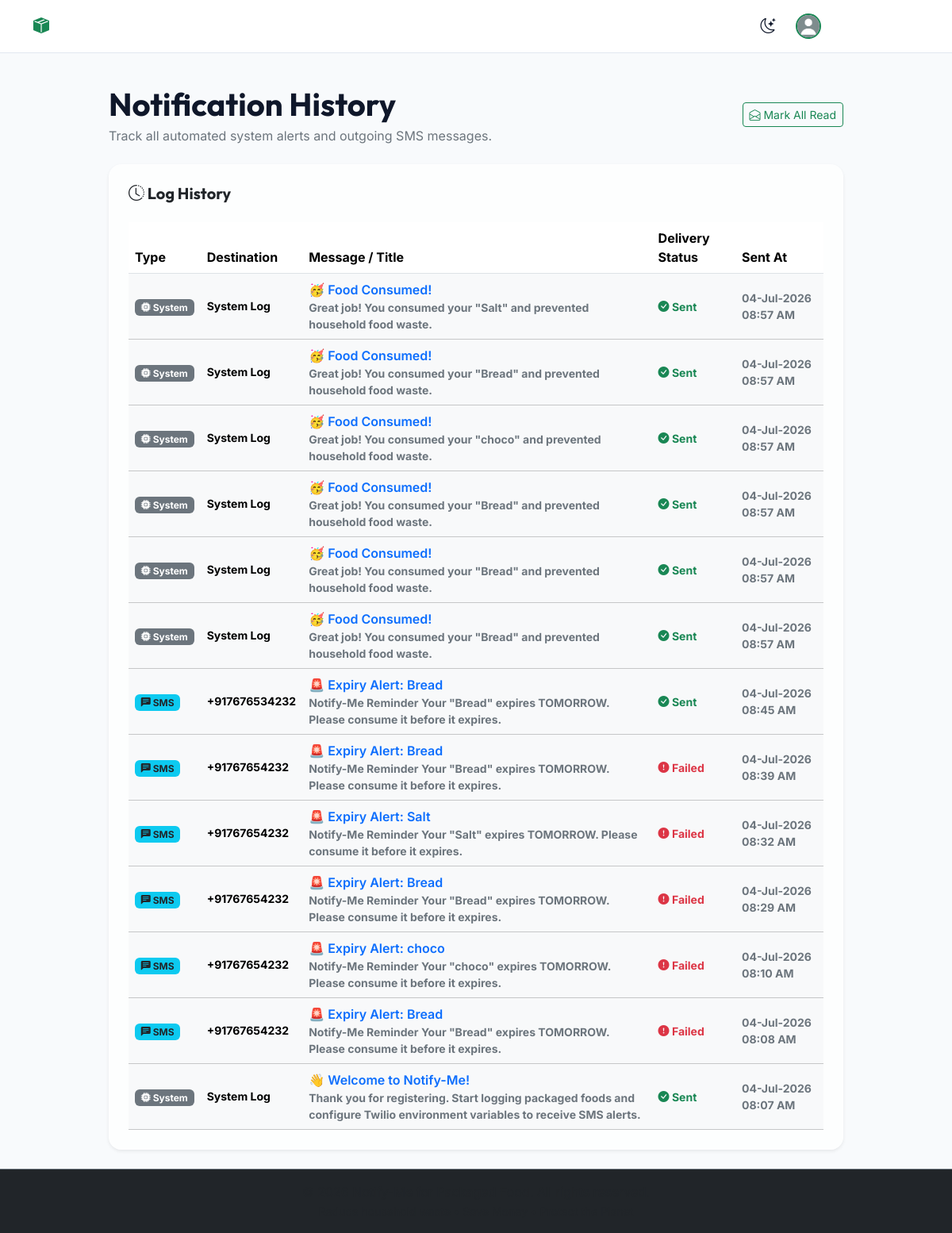
The app's page /notifications (signed in) with its own data.
### models.py (models this page shows, shortened)
class User(db.Model, UserMixin):
    __tablename__ = 'users'
    id = db.Column(db.Integer, primary_key=True)
    name = db.Column(db.String(100), nullable=False)
    email = db.Column(db.String(120), unique=True, nullable=False)
    phone = db.Column(db.String(20), nullable=False)  # Phone is now required for SMS alerts
    password = db.Column(db.String(200), nullable=False)
    profile_image = db.Column(db.String(200), nullable=True, default='default.jpg')
    created_at = db.Column(db.DateTime, default=datetime.utcnow)
    foods = db.relationship('Food', backref='owner', lazy=True, cascade='all, delete-orphan')
    notifications = db.relationship('Notification', backref='user', lazy=True, cascade='all, delete-orphan')
    subscriptions = db.relationship('PushSubscription', backref='user', lazy=True, cascade='all, delete-orphan')

class Notification(db.Model):
    __tablename__ = 'notifications'
    id = db.Column(db.Integer, primary_key=True)
    user_id = db.Column(db.Integer, db.ForeignKey('users.id'), nullable=False)
    food_id = db.Column(db.Integer, db.ForeignKey('foods.id', ondelete='CASCADE'), nullable=True)
    title = db.Column(db.String(100), nullable=False)
    message = db.Column(db.Text, nullable=False)
    notification_type = db.Column(db.String(20), nullable=False, default='system')  # 'system', 'sms'
    phone_number = db.Column(db.String(30), nullable=True)
    status = db.Column(db.String(20), nullable=False, default='sent')  # 'sent', 'failed'
    sent_at = db.Column(db.DateTime, default=datetime.utcnow)
    is_read = db.Column(db.Boolean, default=False)

### routes.py (the view)
@main_bp.route('/notifications')
@login_required
def notifications():
    user_notifs = Notification.query.filter_by(user_id=current_user.id).order_by(Notification.sent_at.desc()).all()
    return render_template('notifications.html', notifications=user_notifs)

### templates/notifications.html (shortened to what this page needs)
{% extends 'base.html' %}
{% block content %}
<div class="container fade-in">
  <div class="row justify-content-center">
    <div class="col-lg-10">
      <div class="d-flex flex-wrap justify-content-between align-items-center mb-4 gap-2">
        <div>
          <h1 class="font-heading fw-bold mb-1">Notification History</h1>
          <p class="text-secondary mb-0">Track all automated system alerts and outgoing SMS messages.</p>
        </div>
        {% if notifications %}
          <form action="/notifications/read-all" method="POST">
            <button type="submit" class="btn btn-sm btn-outline-success"><i class="bi bi-envelope-open"></i> Mark All Read</button>
          </form>
        {% endif %}
      </div>
      <div class="card glass-card p-4 shadow-sm">
        <h3 class="h5 font-heading fw-bold mb-4"><i class="bi bi-clock-history"></i> Log History</h3>
        {% if notifications %}
          <div class="table-responsive">
            <table class="table table-hover align-middle mb-0">
              <thead>
                <tr>
                  <th>Type</th>
                  <th>Destination</th>
                  <th>Message / Title</th>
                  <th>Delivery Status</th>
                  <th>Sent At</th>
                </tr>
              </thead>
              <tbody>
                {% for notif in notifications %}
                  <tr class="{% if not notif.is_read %}table-light fw-bold{% endif %}">
                    <td>
                      {% if notif.notification_type == 'sms' %}
                        <span class="badge bg-info text-dark"><i class="bi bi-chat-left-text-fill"></i> SMS</span>
                      {% else %}
                        <span class="badge bg-secondary"><i class="bi bi-cpu-fill"></i> System</span>
                      {% endif %}
                    </td>
                    <td class="small">{{ notif.phone_number or 'System Log' }}</td>
                    <td>
                      <div class="fw-semibold text-primary">{{ notif.title }}</div>
                      <div class="text-secondary small">{{ notif.message }}</div>
                    </td>
                    <td>
                      {% if notif.status == 'sent' %}
                        <span class="text-success small"><i class="bi bi-check-circle-fill"></i> Sent</span>
                      {% else %}
                        <span class="text-danger small" title="Check Twilio settings or caller verification status."><i class="bi bi-exclamation-circle-fill"></i> Failed</span>
                      {% endif %}
                    </td>
                    <td class="text-secondary small">{{ notif.sent_at.strftime('%d-%b-%Y %I:%M %p') }}</td>
                  </tr>
                {% endfor %}
              </tbody>
            </table>
          </div>
        {% else %}
          <div class="text-center py-5 text-muted">
            <div class="display-6 mb-2"><i class="bi bi-bell-slash"></i></div>
            <p class="mb-0">No notification logs recorded yet.</p>
          </div>
        {% endif %}
      </div>
    </div>
  </div>
</div>
{% endblock %}

### templates/base.html (shortened to what this page needs)
<!DOCTYPE html>
<html lang="en" data-bs-theme="light">
<head>
  <link href="https://cdn.jsdelivr.net/npm/bootstrap@5.3.3/dist/css/bootstrap.min.css" rel="stylesheet">
  <link rel="stylesheet" href="https://cdn.jsdelivr.net/npm/bootstrap-icons@1.11.3/font/bootstrap-icons.min.css">
  <link rel="stylesheet" href="/static/css/style.css">
</head>
<body>
  <nav class="navbar navbar-expand-md navbar-premium navbar-dark bg-dark sticky-top">
    <div class="container">
      <a class="navbar-brand d-flex align-items-center gap-2 fw-bold text-success" href="/">
        <i class="bi bi-box-seam-fill"></i>
        <span class="font-heading text-white">Notify-Me</span>
      </a>
      <div class="collapse navbar-collapse" id="desktopNavbar">
        <ul class="navbar-nav me-auto mb-2 mb-lg-0">
          {% if current_user.is_authenticated %}
            <li class="nav-item">
              <a class="nav-link {% if request.path == '/dashboard' %}active{% endif %}" href="/dashboard">
                <i class="bi bi-speedometer2"></i> Dashboard
              </a>
            </li>
            <li class="nav-item">
              <a class="nav-link {% if request.path == '/foods' %}active{% endif %}" href="/foods">
                <i class="bi bi-egg-fried"></i> My Foods
              </a>
            </li>
            <li class="nav-item">
              <a class="nav-link {% if request.path == '/foods/add' %}active{% endif %}" href="/foods/add">
                <i class="bi bi-plus-circle"></i> Add Food
              </a>
            </li>
          {% endif %}
        </ul>
        <div class="d-flex align-items-center gap-3">
          <button class="theme-toggle-btn" id="theme-toggle-btn" title="Toggle dark/light mode" aria-label="Toggle dark mode">
            <i class="bi bi-moon-stars" id="theme-icon"></i>
          </button>
          {% if current_user.is_authenticated %}
            <div class="dropdown">
              <a class="d-flex align-items-center gap-2 text-decoration-none dropdown-toggle text-white" href="#" role="button" data-bs-toggle="dropdown" aria-expanded="false">
                <img src="/static/uploads/profile_pics/{{ current_user.profile_image or 'default.jpg' }}" alt="Profile" class="rounded-circle border border-2 border-success" width="32" height="32">
                <span class="d-none d-lg-inline">{{ current_user.name }}</span>
              </a>
            </div>
          {% else %}
            <a href="/login" class="btn btn-outline-light btn-sm px-3">Login</a>
            <a href="/register" class="btn btn-success btn-sm px-3">Register</a>
          {% endif %}
        </div>
      </div>
    </div>
  </nav>
  <main class="py-4">
    {% block content %}{% endblock %}
  </main>
  <footer class="footer mt-auto py-3 bg-dark text-white border-top border-secondary d-none d-md-block">
    <div class="container text-center">
      <p class="mb-0 text-muted">&copy; 2026 Notify-Me for Packaged Food. All rights reserved.</p>
      <small class="text-muted">Reduce household waste • Save Money • Protect the Planet</small>
    </div>
  </footer>
</body>
</html>

### static/css/style.css (style rules this page uses)
:root { --font-heading: 'Outfit', sans-serif; --font-body: 'Inter', sans-serif; --bg-primary: #f8fafc; --bg-secondary: #ffffff; --bg-tertiary: #f1f5f9; --text-primary: #0f172a; --text-secondary: #475569; --text-muted: #94a3b8; --primary-green: #2ecc71; --primary-hover: #27ae60; --primary-glow: rgba(46, 204, 113, 0.25); --accent-emerald: #059669; --border-color: #e2e8f0; --shadow-sm: 0 1px 3px rgba(0, 0, 0, 0.05); --shadow-md: 0 4px 6px -1px rgba(0, 0, 0, 0.05), 0 2px 4px -1px rgba(0, 0, 0, 0.03); --shadow-lg: 0 10px 15px -3px rgba(0, 0, 0, 0.05), 0 4px 6px -2px rgba(0, 0, 0, 0.03); --shadow-premium: 0 20px 25px -5px rgba(46, 204, 113, 0.1), 0 10px 10px -5px rgba(0, 0, 0, 0.04); --color-green: #2ecc71; --color-yellow: #f1c40f; --color-orange: #e67e22; --color-red: #e74c3c; --card-blur: blur(8px); }
body { font-family: var(--font-body); background-color: var(--bg-primary); color: var(--text-primary); transition: background-color 0.3s ease, color 0.3s ease; min-height: 100vh; }
h1, h2, h3, h4, h5, h6 { font-family: var(--font-heading); font-weight: 600; }
.navbar-premium { background-color: rgba(27, 38, 59, 0.9) !important; backdrop-filter: var(--card-blur); border-bottom: 1px solid var(--border-color); padding: 0.8rem 1.5rem; }
[data-bs-theme="light"] .navbar-premium { background-color: rgba(255, 255, 255, 0.9) !important; }
.glass-card { background: rgba(255, 255, 255, 0.7); backdrop-filter: var(--card-blur); -webkit-backdrop-filter: var(--card-blur); border: 1px solid rgba(255, 255, 255, 0.25); border-radius: 16px; box-shadow: var(--shadow-md); transition: transform 0.3s cubic-bezier(0.16, 1, 0.3, 1), box-shadow 0.3s ease; }
.theme-toggle-btn { background: none; border: none; color: var(--text-primary); font-size: 1.2rem; cursor: pointer; padding: 0.3rem 0.6rem; border-radius: 8px; transition: background-color 0.2s; }
.fade-in { animation: fadeIn 0.4s ease-out forwards; }

### records on screen
User: profile_image (placeholder picture)
Notification: notification_type "system" (drawn), phone_number "System Log", title "🥳 Food Consumed!", message "Great job! You consumed your \"Salt\" and prevented household food waste.", status "sent" (drawn), sent_at "04-Jul-2026 08:57 AM"
Notification: notification_type "system" (drawn), phone_number "System Log", title "🥳 Food Consumed!", message "Great job! You consumed your \"Bread\" and prevented household food waste.", status "sent" (drawn), sent_at "04-Jul-2026 08:57 AM"
Notification: notification_type "system" (drawn), phone_number "System Log", title "🥳 Food Consumed!", message "Great job! You consumed your \"choco\" and prevented household food waste.", status "sent" (drawn), sent_at "04-Jul-2026 08:57 AM"
Notification: notification_type "system" (drawn), phone_number "System Log", title "🥳 Food Consumed!", message "Great job! You consumed your \"Bread\" and prevented household food waste.", status "sent" (drawn), sent_at "04-Jul-2026 08:57 AM"
Notification: notification_type "system" (drawn), phone_number "System Log", title "🥳 Food Consumed!", message "Great job! You consumed your \"Bread\" and prevented household food waste.", status "sent" (drawn), sent_at "04-Jul-2026 08:57 AM"
Notification: notification_type "system" (drawn), phone_number "System Log", title "🥳 Food Consumed!", message "Great job! You consumed your \"Bread\" and prevented household food waste.", status "sent" (drawn), sent_at "04-Jul-2026 08:57 AM"
Notification: notification_type "sms" (drawn), phone_number "+917676534232", title "🚨 Expiry Alert: Bread", message "Notify-Me Reminder Your \"Bread\" expires TOMORROW. Please consume it before it expires.", status "sent" (drawn), sent_at "04-Jul-2026 08:45 AM"
Notification: notification_type "sms" (drawn), phone_number "+91767654232", title "🚨 Expiry Alert: Bread", message "Notify-Me Reminder Your \"Bread\" expires TOMORROW. Please consume it before it expires.", status "failed" (drawn), sent_at "04-Jul-2026 08:39 AM"
Notification: notification_type "sms" (drawn), phone_number "+91767654232", title "🚨 Expiry Alert: Salt", message "Notify-Me Reminder Your \"Salt\" expires TOMORROW. Please consume it before it expires.", status "failed" (drawn), sent_at "04-Jul-2026 08:32 AM"
Notification: notification_type "sms" (drawn), phone_number "+91767654232", title "🚨 Expiry Alert: Bread", message "Notify-Me Reminder Your \"Bread\" expires TOMORROW. Please consume it before it expires.", status "failed" (drawn), sent_at "04-Jul-2026 08:29 AM"
Notification: notification_type "sms" (drawn), phone_number "+91767654232", title "🚨 Expiry Alert: choco", message "Notify-Me Reminder Your \"choco\" expires TOMORROW. Please consume it before it expires.", status "failed" (drawn), sent_at "04-Jul-2026 08:10 AM"
Notification: notification_type "sms" (drawn), phone_number "+91767654232", title "🚨 Expiry Alert: Bread", message "Notify-Me Reminder Your \"Bread\" expires TOMORROW. Please consume it before it expires.", status "failed" (drawn), sent_at "04-Jul-2026 08:08 AM"
Notification: notification_type "system" (drawn), phone_number "System Log", title "👋 Welcome to Notify-Me!", message "Thank you for registering. Start logging packaged foods and configure Twilio environment variables to receive SMS alerts.", status "sent" (drawn), sent_at "04-Jul-2026 08:07 AM"
